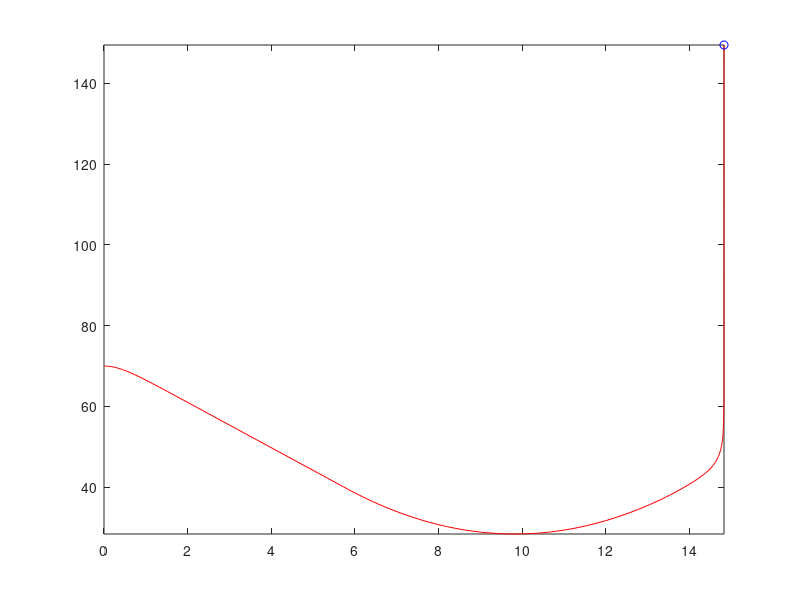

Recreate this plot in MATLAB.
function [ T, R ] = secondPassBungee()
%Spring with air resistance, tension in one direction

A = .7; %Cross-sectional area of human lying down (m^2)
rho = 1.2; %Density of air (kg/m^3)
Cd = 44.4; %Drag coeffiecent of human lying down (unitless)(data from Google Drive)
k = 52; %Spring constant of the bungee cord N/m
lo =30;%Resting length of the cord with no mass on it m
y = 70; %Current height of the jumper m
startH = y; %Starting height of the jumper m
vy = 0; %Current velocity of the jumper m/s
g = 9.8; %Acceleration due to gravity m/s^2
mass1 = 60; %Mass of jumper kg
restingL = lo +((mass1*g)/k); %Resting length of cord with mass on it m

Data = [y, vy];

function res = changingValues(~, Data)
    y = Data(1);
    vy = Data(2);
    dydt = vy;
    if(y < (startH - lo))
       dvydt = (-(mass1*g) - (k *(y - restingL))+(.5 *rho* Cd* A *vy^2 ))/mass1;
    else
        dvydt = (-g*mass1 +(.5 *rho* Cd* A *vy^2 ))/mass1;
    end
    
    res = [dydt; dvydt];
end
[T, R] = ode45(@changingValues, [0 120], Data);

Y = R(:,1);
figure(2)
comet(T,Y);
end
%Constants
% 
%
% 
% 
% A = 0; %Cross-sectional area of human lying down (m^2)
% rho = 1.2; %Density of air (kg/m^3)
% g = 9.81; %Gravity acceleration (m/sec^2)
% Cd = 44.4; %Drag coeffiecent of human lying down (unitless)(data from Google Drive)
% h = 91.44; %Height of bridge (m) (Sacramento California)
% 
% 
% 
% 
% L0 = 45
% k = 52.2; %Starting k value for bungee (N/kg)